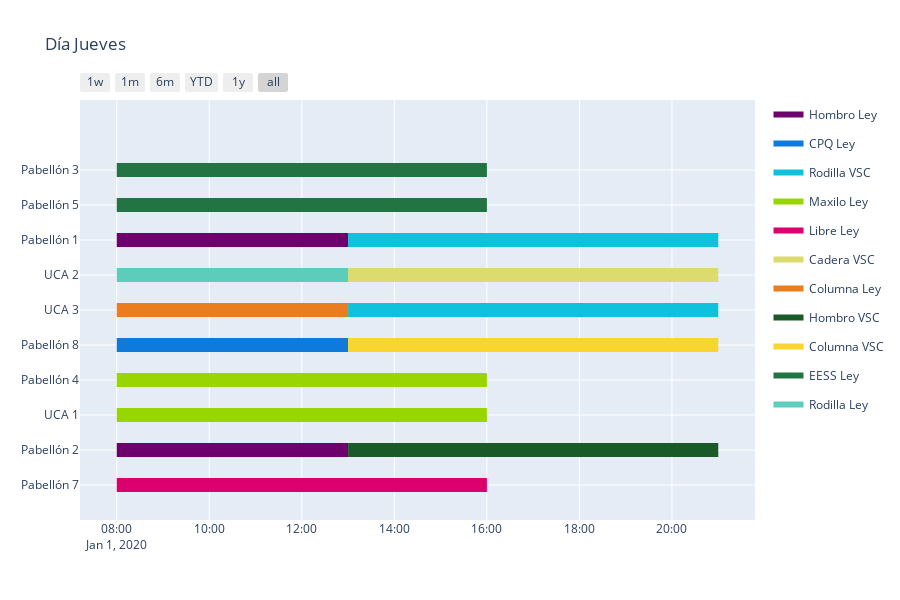

Notebook source saved alongside this figure:
### Code cell
fig_3 = ff.create_gantt(df3, colors=colors, index_col='Resource', show_colorbar=True, title='Día Jueves',showgrid_x=True, showgrid_y=True,
                      group_tasks=True)
fig_3.show()

### Figure 1 — Plotly figure (JSON) as saved in the notebook; plotly's stock layout.template omitted (floating-point values rounded to 4 significant figures)
{"data": [{"fill": "toself", "fillcolor": "rgb(110, 0, 110)", "hoverinfo": "name", "legendgroup": "rgb(110, 0, 110)", "mode": "none", "name": "Hombro Ley", "type": "scatter", "x": ["2020-01-01T08:00:00", "2020-01-01T13:00:00", "2020-01-01T13:00:00", "2020-01-01T08:00:00", "2020-01-01T08:00:00", "2020-01-01T08:00:00", "2020-01-01T13:00:00", "2020-01-01T13:00:00", "2020-01-01T08:00:00"], "y": [6.8, 6.8, 7.2, 7.2, null, 0.8, 0.8, 1.2, 1.2]}, {"fill": "toself", "fillcolor": "rgb(14, 122, 220)", "hoverinfo": "name", "legendgroup": "rgb(14, 122, 220)", "mode": "none", "name": "CPQ Ley", "type": "scatter", "x": ["2020-01-01T08:00:00", "2020-01-01T13:00:00", "2020-01-01T13:00:00", "2020-01-01T08:00:00"], "y": [3.8, 3.8, 4.2, 4.2]}, {"fill": "toself", "fillcolor": "rgb(14, 194, 220)", "hoverinfo": "name", "legendgroup": "rgb(14, 194, 220)", "mode": "none", "name": "Rodilla VSC", "type": "scatter", "x": ["2020-01-01T13:00:00", "2020-01-01T21:00:00", "2020-01-01T21:00:00", "2020-01-01T13:00:00", "2020-01-01T13:00:00", "2020-01-01T13:00:00", "2020-01-01T21:00:00", "2020-01-01T21:00:00", "2020-01-01T13:00:00"], "y": [6.8, 6.8, 7.2, 7.2, null, 4.8, 4.8, 5.2, 5.2]}, {"fill": "toself", "fillcolor": "rgb(153, 213, 0)", "hoverinfo": "name", "legendgroup": "rgb(153, 213, 0)", "mode": "none", "name": "Maxilo Ley", "type": "scatter", "x": ["2020-01-01T08:00:00", "2020-01-01T16:00:00", "2020-01-01T16:00:00", "2020-01-01T08:00:00", "2020-01-01T08:00:00", "2020-01-01T08:00:00", "2020-01-01T16:00:00", "2020-01-01T16:00:00", "2020-01-01T08:00:00"], "y": [2.8, 2.8, 3.2, 3.2, null, 1.8, 1.8, 2.2, 2.2]}, {"fill": "toself", "fillcolor": "rgb(220, 0, 110)", "hoverinfo": "name", "legendgroup": "rgb(220, 0, 110)", "mode": "none", "name": "Libre Ley", "type": "scatter", "x": ["2020-01-01T08:00:00", "2020-01-01T16:00:00", "2020-01-01T16:00:00", "2020-01-01T08:00:00"], "y": [-0.2, -0.2, 0.2, 0.2]}, {"fill": "toself", "fillcolor": "rgb(220, 220, 110)", "hoverinfo": "name", "legendgroup": "rgb(220, 220, 110)", "mode": "none", "name": "Cadera VSC", "type": "scatter", "x": ["2020-01-01T13:00:00", "2020-01-01T21:00:00", "2020-01-01T21:00:00", "2020-01-01T13:00:00"], "y": [5.8, 5.8, 6.2, 6.2]}, {"fill": "toself", "fillcolor": "rgb(234, 126, 31)", "hoverinfo": "name", "legendgroup": "rgb(234, 126, 31)", "mode": "none", "name": "Columna Ley", "type": "scatter", "x": ["2020-01-01T08:00:00", "2020-01-01T13:00:00", "2020-01-01T13:00:00", "2020-01-01T08:00:00"], "y": [4.8, 4.8, 5.2, 5.2]}, {"fill": "toself", "fillcolor": "rgb(25, 90, 40)", "hoverinfo": "name", "legendgroup": "rgb(25, 90, 40)", "mode": "none", "name": "Hombro VSC", "type": "scatter", "x": ["2020-01-01T13:00:00", "2020-01-01T21:00:00", "2020-01-01T21:00:00", "2020-01-01T13:00:00"], "y": [0.8, 0.8, 1.2, 1.2]}, {"fill": "toself", "fillcolor": "rgb(250, 212, 47)", "hoverinfo": "name", "legendgroup": "rgb(250, 212, 47)", "mode": "none", "name": "Columna VSC", "type": "scatter", "x": ["2020-01-01T13:00:00", "2020-01-01T21:00:00", "2020-01-01T21:00:00", "2020-01-01T13:00:00"], "y": [3.8, 3.8, 4.2, 4.2]}, {"fill": "toself", "fillcolor": "rgb(34, 116, 66)", "hoverinfo": "name", "legendgroup": "rgb(34, 116, 66)", "mode": "none", "name": "EESS Ley", "type": "scatter", "x": ["2020-01-01T08:00:00", "2020-01-01T16:00:00", "2020-01-01T16:00:00", "2020-01-01T08:00:00", "2020-01-01T08:00:00", "2020-01-01T08:00:00", "2020-01-01T16:00:00", "2020-01-01T16:00:00", "2020-01-01T08:00:00"], "y": [8.8, 8.8, 9.2, 9.2, null, 7.8, 7.8, 8.2, 8.2]}, {"fill": "toself", "fillcolor": "rgb(93, 205, 187)", "hoverinfo": "name", "legendgroup": "rgb(93, 205, 187)", "mode": "none", "name": "Rodilla Ley", "type": "scatter", "x": ["2020-01-01T08:00:00", "2020-01-01T13:00:00", "2020-01-01T13:00:00", "2020-01-01T08:00:00"], "y": [5.8, 5.8, 6.2, 6.2]}, {"legendgroup": "rgb(110, 0, 110)", "marker": {"color": "rgb(110, 0, 110)", "opacity": 0, "size": 1}, "mode": "markers", "name": "", "showlegend": false, "text": [null, null, null, null], "type": "scatter", "x": ["2020-01-01T08:00:00", "2020-01-01T13:00:00", "2020-01-01T08:00:00", "2020-01-01T13:00:00"], "y": [7, 7, 1, 1]}, {"legendgroup": "rgb(14, 122, 220)", "marker": {"color": "rgb(14, 122, 220)", "opacity": 0, "size": 1}, "mode": "markers", "name": "", "showlegend": false, "text": [null, null], "type": "scatter", "x": ["2020-01-01T08:00:00", "2020-01-01T13:00:00"], "y": [4, 4]}, {"legendgroup": "rgb(14, 194, 220)", "marker": {"color": "rgb(14, 194, 220)", "opacity": 0, "size": 1}, "mode": "markers", "name": "", "showlegend": false, "text": [null, null, null, null], "type": "scatter", "x": ["2020-01-01T13:00:00", "2020-01-01T21:00:00", "2020-01-01T13:00:00", "2020-01-01T21:00:00"], "y": [7, 7, 5, 5]}, {"legendgroup": "rgb(153, 213, 0)", "marker": {"color": "rgb(153, 213, 0)", "opacity": 0, "size": 1}, "mode": "markers", "name": "", "showlegend": false, "text": [null, null, null, null], "type": "scatter", "x": ["2020-01-01T08:00:00", "2020-01-01T16:00:00", "2020-01-01T08:00:00", "2020-01-01T16:00:00"], "y": [3, 3, 2, 2]}, {"legendgroup": "rgb(220, 0, 110)", "marker": {"color": "rgb(220, 0, 110)", "opacity": 0, "size": 1}, "mode": "markers", "name": "", "showlegend": false, "text": [null, null], "type": "scatter", "x": ["2020-01-01T08:00:00", "2020-01-01T16:00:00"], "y": [0, 0]}, {"legendgroup": "rgb(220, 220, 110)", "marker": {"color": "rgb(220, 220, 110)", "opacity": 0, "size": 1}, "mode": "markers", "name": "", "showlegend": false, "text": [null, null], "type": "scatter", "x": ["2020-01-01T13:00:00", "2020-01-01T21:00:00"], "y": [6, 6]}, {"legendgroup": "rgb(234, 126, 31)", "marker": {"color": "rgb(234, 126, 31)", "opacity": 0, "size": 1}, "mode": "markers", "name": "", "showlegend": false, "text": [null, null], "type": "scatter", "x": ["2020-01-01T08:00:00", "2020-01-01T13:00:00"], "y": [5, 5]}, {"legendgroup": "rgb(25, 90, 40)", "marker": {"color": "rgb(25, 90, 40)", "opacity": 0, "size": 1}, "mode": "markers", "name": "", "showlegend": false, "text": [null, null], "type": "scatter", "x": ["2020-01-01T13:00:00", "2020-01-01T21:00:00"], "y": [1, 1]}, {"legendgroup": "rgb(250, 212, 47)", "marker": {"color": "rgb(250, 212, 47)", "opacity": 0, "size": 1}, "mode": "markers", "name": "", "showlegend": false, "text": [null, null], "type": "scatter", "x": ["2020-01-01T13:00:00", "2020-01-01T21:00:00"], "y": [4, 4]}, {"legendgroup": "rgb(34, 116, 66)", "marker": {"color": "rgb(34, 116, 66)", "opacity": 0, "size": 1}, "mode": "markers", "name": "", "showlegend": false, "text": [null, null, null, null], "type": "scatter", "x": ["2020-01-01T08:00:00", "2020-01-01T16:00:00", "2020-01-01T08:00:00", "2020-01-01T16:00:00"], "y": [9, 9, 8, 8]}, {"legendgroup": "rgb(93, 205, 187)", "marker": {"color": "rgb(93, 205, 187)", "opacity": 0, "size": 1}, "mode": "markers", "name": "", "showlegend": false, "text": [null, null], "type": "scatter", "x": ["2020-01-01T08:00:00", "2020-01-01T13:00:00"], "y": [6, 6]}], "layout": {"height": 600, "hovermode": "closest", "showlegend": true, "title": {"text": "Día Jueves"}, "xaxis": {"rangeselector": {"buttons": [{"count": 7, "label": "1w", "step": "day", "stepmode": "backward"}, {"count": 1, "label": "1m", "step": "month", "stepmode": "backward"}, {"count": 6, "label": "6m", "step": "month", "stepmode": "backward"}, {"count": 1, "label": "YTD", "step": "year", "stepmode": "todate"}, {"count": 1, "label": "1y", "step": "year", "stepmode": "backward"}, {"step": "all"}]}, "showgrid": true, "type": "date", "zeroline": false}, "yaxis": {"autorange": false, "range": [-1, 11], "showgrid": true, "ticktext": ["Pabellón 7", "Pabellón 2", "UCA 1", "Pabellón 4", "Pabellón 8", "UCA 3", "UCA 2", "Pabellón 1", "Pabellón 5", "Pabellón 3"], "tickvals": [0, 1, 2, 3, 4, 5, 6, 7, 8, 9], "zeroline": false}}}
